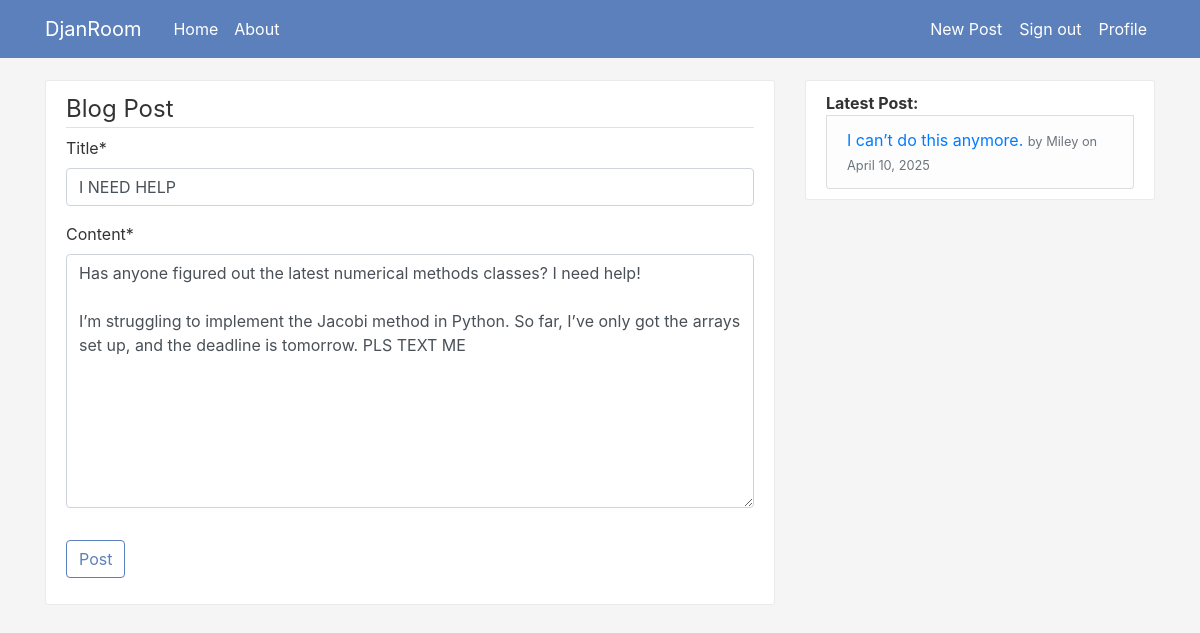
Page /post/14/update/ (signed in) on the committed database.
### blog/models.py (models this page shows, shortened)
class Post(models.Model):
    title = models.CharField(max_length=100)
    content = models.TextField()
    date_posted = models.DateTimeField(default=timezone.now)
    author = models.ForeignKey(User, on_delete=models.CASCADE)

### blog/views.py (the view, shortened to what this page needs)
# urls.py: path('post/<int:pk>/update/', PostUpdateView.as_view(), name='post-update'),
class PostUpdateView(LoginRequiredMixin, UserPassesTestMixin, UpdateView):
    model = Post
    fields = ['title', 'content']
    def test_func(self):
        post = self.get_object()
        return self.request.user == post.author

### blog/context_processors.py (called while the page is built)
def latest_post(request):
    try:
        return {'latest_post': Post.objects.latest('date_posted')}
    except Post.DoesNotExist:
        return {'latest_post': None}

### blog/templates/blog/post_form.html (shortened to what this page needs)
{% extends "blog/base.html"  %}
{% load crispy_forms_tags %}
{% block content %}
    <div class="content-section">
        <form method="POST">
            <fieldset class="form-group">
                <legend class="border-bottom mb-2"> Blog Post</legend>
                {{ form|crispy }}
            </fieldset>
            <div class="form-group">
                <button class ="btn btn-outline-info"  type="submit">Post</button>
            </div>
        </form>
    </div>
{% endblock content %}

### blog/templates/blog/base.html (shortened to what this page needs)
{% load static %}
<!DOCTYPE html>
<html>
<head>
    <link rel="stylesheet" href="https://cdn.jsdelivr.net/npm/bootstrap@4.0.0/dist/css/bootstrap.min.css">
    <link rel="stylesheet" type="text/css" href="{% static 'blog/main.css' %}?v=2">
</head>
<body>
    <header class="site-header">
        <nav class="navbar navbar-expand-md navbar-dark bg-steel fixed-top">          <div class="container">
            <a class="navbar-brand mr-4" href="{% url 'blog-home' %}">DjanRoom</a>
            <div class="collapse navbar-collapse" id="navbarToggle">
              <div class="navbar-nav mr-auto">
                <a class="nav-item nav-link" href="{% url 'blog-home' %}">Home</a>
                <a class="nav-item nav-link" href="{% url 'blog-about' %}">About</a>
              </div>
              <div class="navbar-nav d-flex align-items-center">
                {% if user.is_authenticated %}
                    <a class="nav-item nav-link" href="{% url 'post-create' %}">New Post</a>
                    <form id="logout-form" method="get" action="{% url 'logout-confirm' %}" class="d-inline">
                        <button class="nav-item nav-link btn btn-link" type="submit">Sign out</button>
                    </form>
                    <a class="nav-item nav-link" href="{% url 'profile' %}">Profile</a>
                {% else %}
                    <a class="nav-item nav-link" href="{% url 'login' %}">Login</a>
                    <a class="nav-item nav-link" href="{% url 'register' %}">Register</a>
                {% endif %}
            </div>
            </div>
          </div>
        </nav>
    </header>
    <main role="main" class="container">
        <div class="row">
          <div class="col-md-8">
            {% block content %}{% endblock %}
          </div>
          <div class="col-md-4">
            <div class="content-section">
                <strong>Latest Post:</strong>
                <li class="list-group-item list-group-item-light">
                  {% if latest_post %}
                    <a href="{% url 'post-detail' latest_post.pk %}">{{ latest_post.title }}</a>
                    <small class="text-muted">by {{ latest_post.author }} on {{ latest_post.date_posted|date:"F d, Y" }}</small>
                  {% else %}
                    No posts available.
                  {% endif %}
                </li>
            </div>
          </div>
        </div>
      </main>
</body>
</html>

### blog/static/blog/main.css (style rules this page uses)
body { background: #F5F5F5; color: #333333; margin-top: 5rem; }
.bg-steel { background-color: #5C80BC; }
.site-header .navbar-nav .nav-link { color: #FFFFFF; }
.content-section { background: #FFFFFF; padding: 10px 20px; border: 1px solid #EAEAEA; border-radius: 3px; margin-bottom: 20px; }
.btn-outline-info { color: #5C80BC; border-color: #5C80BC; }

### rows in the picture
Post: title "I NEED HELP", content "Has anyone figured out the latest numerical methods classes? I need help! I’m struggling to implement the Jacobi method in Python. So far, I’ve only got the arrays set up, and the deadline is tomorrow. PLS TEXT ME"
Post: title "I can’t do this anymore.", author "Miley", date_posted "April 10, 2025"
